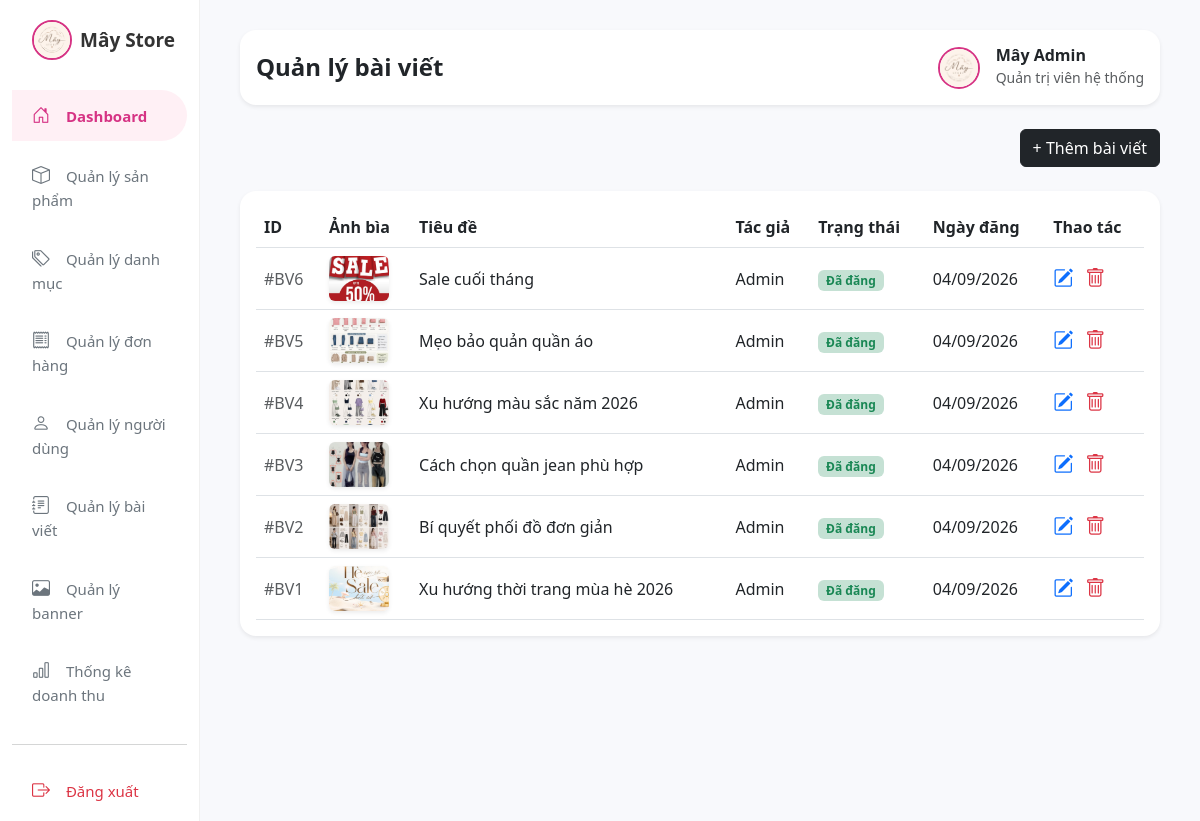
/admin/posts/index.php, run on the app's committed database.
### tables this page shows
CREATE TABLE posts (
    id INT AUTO_INCREMENT PRIMARY KEY,
    title VARCHAR(255) NOT NULL,
    content TEXT NOT NULL,
    image VARCHAR(255),
    author_id INT NOT NULL,
    status INT DEFAULT 1,
    created_at DATETIME DEFAULT CURRENT_TIMESTAMP,
    updated_at DATETIME DEFAULT CURRENT_TIMESTAMP,
    FOREIGN KEY (author_id) REFERENCES users(id)
);

CREATE TABLE users (
    id INT AUTO_INCREMENT PRIMARY KEY,
    name VARCHAR(100) NOT NULL,
    email VARCHAR(150) NOT NULL UNIQUE,
    password VARCHAR(255) NOT NULL,
    phone VARCHAR(20),
    address VARCHAR(255),
    avatar VARCHAR(255),
    dob DATE,
    gender VARCHAR(20),
    role ENUM('user','admin') DEFAULT 'user',
    status INT DEFAULT 1,
    created_at DATETIME DEFAULT CURRENT_TIMESTAMP
);

### admin/posts/index.php (the view, shortened to what this page needs)
<?php
require_once '../../includes/database.php';
$result = $conn->query("SELECT posts.*, users.name as author_name FROM posts LEFT JOIN users ON posts.author_id = users.id ORDER BY posts.id DESC");
?>
<!DOCTYPE html>
<html lang="vi">
<head>
    <link href="https://cdn.jsdelivr.net/npm/bootstrap@5.3.0/dist/css/bootstrap.min.css" rel="stylesheet">
    <link href="https://cdn.jsdelivr.net/npm/bootstrap-icons@1.10.5/font/bootstrap-icons.css" rel="stylesheet">
    <link rel="stylesheet" href="../../assets/css/style.css">
</head>
<body>
<div class="container-fluid">
<div class="row">
<div class="col-12 col-md-3 col-lg-2 sidebar">
    <div class="collapse d-md-block" id="adminMenu">
        <div class="sidebar-logo d-flex align-items-center gap-2">
            <img src="../../uploads/images/logomay.jpg" alt="Mây Store" style="width:40px;height:40px;object-fit:cover;border-radius:50%;border:2px solid #d63384;">
            <span style="color:#333;font-size:19px;">Mây Store</span>
        </div>
        <nav class="d-flex flex-wrap flex-md-column gap-1">
            <a href="../dashboard.php" class="active"><i class="bi bi-house-door"></i> Dashboard</a>
            <a href="../products/index.php"><i class="bi bi-box"></i> Quản lý sản phẩm</a>
            <a href="../categories/index.php"><i class="bi bi-tags"></i> Quản lý danh mục</a>
            <a href="../orders/index.php"><i class="bi bi-receipt"></i> Quản lý đơn hàng</a>
            <a href="../users/index.php"><i class="bi bi-person"></i> Quản lý người dùng</a>
            <a href="../posts/index.php"><i class="bi bi-journal-text"></i> Quản lý bài viết</a>
            <a href="../banners/index.php"><i class="bi bi-image"></i> Quản lý banner</a>
            <a href="../statistics.php"><i class="bi bi-bar-chart"></i> Thống kê doanh thu</a>
            <hr class="my-3 text-muted w-100">
            <a href="../../fashion-store/logout.php" class="text-danger"><i class="bi bi-box-arrow-right"></i> Đăng xuất</a>
        </nav>
    </div>
</div>
            <div class="col-md-10 main-content">
                <div class="d-flex justify-content-between align-items-center mb-4 bg-white p-3 rounded-4 shadow-sm">
                    <h4 class="fw-bold mb-0 text-dark">Quản lý bài viết</h4>
                    <div class="d-flex align-items-center gap-3">
                        <img src="../../uploads/images/logomay.jpg" alt="Admin" style="width: 42px; height: 42px; object-fit: cover; border-radius: 50%; border: 2px solid #d63384;">
                        <div>
                            <h6 class="mb-0 fw-bold text-dark">Mây Admin</h6>
                            <small class="text-muted">Quản trị viên hệ thống</small>
                        </div>
                    </div>
                </div>
                <div class="d-flex justify-content-end mb-4">
                    <a href="create.php" class="btn btn-dark">+ Thêm bài viết</a>
                </div>
                <div class="card border-0 shadow-sm p-3 rounded-4">
                    <div class="table-responsive">
                        <table class="table align-middle mb-0">
                            <thead>
                                <tr>
                                    <th>ID</th>
                                    <th>Ảnh bìa</th>
                                    <th>Tiêu đề</th>
                                    <th>Tác giả</th>
                                    <th>Trạng thái</th>
                                    <th>Ngày đăng</th>
                                    <th>Thao tác</th>
                                </tr>
                            </thead>
                            <tbody>
                                <?php if ($result && $result->num_rows > 0): ?>
                                    <?php while($row = $result->fetch_assoc()): ?>
                                    <tr>
                                        <td class="text-muted">#BV<?= $row['id'] ?></td>
                                        <td>
                                            <?php if(!empty($row['image'])): ?>
                                                <img src="../../uploads/posts/<?= htmlspecialchars($row['image']) ?>" class="post-img shadow-sm" alt="">
                                            <?php else: ?>
                                                <span class="text-muted small">Không ảnh</span>
                                            <?php endif; ?>
                                        </td>
                                        <td class="fw-medium" style="max-width: 300px;"><?= htmlspecialchars($row['title']) ?></td>
                                        <td><?= htmlspecialchars($row['author_name'] ?? 'Admin') ?></td>
                                        <td>
                                            <?= ($row['status'] == 1) ? '<span class="badge bg-success bg-opacity-25 text-success">Đã đăng</span>' : '<span class="badge bg-secondary bg-opacity-25 text-secondary">Bản nháp</span>' ?>
                                        </td>
                                        <td><?= date('d/m/Y', strtotime($row['created_at'])) ?></td>
                                        <td>
                                            <a href="edit.php?id=<?= $row['id'] ?>" class="text-primary fs-5 me-2" title="Sửa bài viết"><i class="bi bi-pencil-square"></i></a>
                                            <a href="delete.php?id=<?= $row['id'] ?>" class="text-danger fs-5" title="Xóa bài viết" onclick="return confirm('Bạn có chắc chắn muốn xóa bài viết này?');"><i class="bi bi-trash"></i></a>
                                        </td>
                                    </tr>
                                    <?php endwhile; ?>
                                <?php else: ?>
                                    <tr><td colspan="7" class="text-center py-4 text-muted">Chưa có bài viết nào trong hệ thống.</td></tr>
                                <?php endif; ?>
                            </tbody>
                        </table>
                    </div>
                </div>
            </div>
        </div>
    </div>
</body>
</html>

### assets/css/style.css (style rules this page uses)
body { background-color: #f8f9fc; font-family: 'Segoe UI', sans-serif; overflow-x: hidden; }
.sidebar { background-color: #ffffff; border-right: 1px solid #f0f0f0; padding-top: 20px; }
.sidebar-logo { font-size: 20px; font-weight: 700; margin-bottom: 30px; padding-left: 20px; color: #000; }
.sidebar a { display: block; padding: 12px 20px; color: #6c757d; text-decoration: none; font-weight: 500; font-size: 15px; margin-bottom: 5px; border-radius: 0 30px 30px 0; }
.sidebar a:hover, .sidebar a.active { background-color: #fff0f5; color: #d63384; font-weight: 600; }
.sidebar a i { margin-right: 12px; font-size: 18px; }
.main-content { padding: 30px 40px; }
.post-img { width: 60px; height: 45px; object-fit: cover; border-radius: 6px; }

### data on the page
posts: id "6", image (picture), title "Sale cuối tháng", author.name "Admin", status "Đã đăng", created_at "04/09/2026"
posts: id "5", image (picture), title "Mẹo bảo quản quần áo", author.name "Admin", status "Đã đăng", created_at "04/09/2026"
posts: id "4", image (picture), title "Xu hướng màu sắc năm 2026", author.name "Admin", status "Đã đăng", created_at "04/09/2026"
posts: id "3", image (picture), title "Cách chọn quần jean phù hợp", author.name "Admin", status "Đã đăng", created_at "04/09/2026"
posts: id "2", image (picture), title "Bí quyết phối đồ đơn giản", author.name "Admin", status "Đã đăng", created_at "04/09/2026"
posts: id "1", image (picture), title "Xu hướng thời trang mùa hè 2026", author.name "Admin", status "Đã đăng", created_at "04/09/2026"
